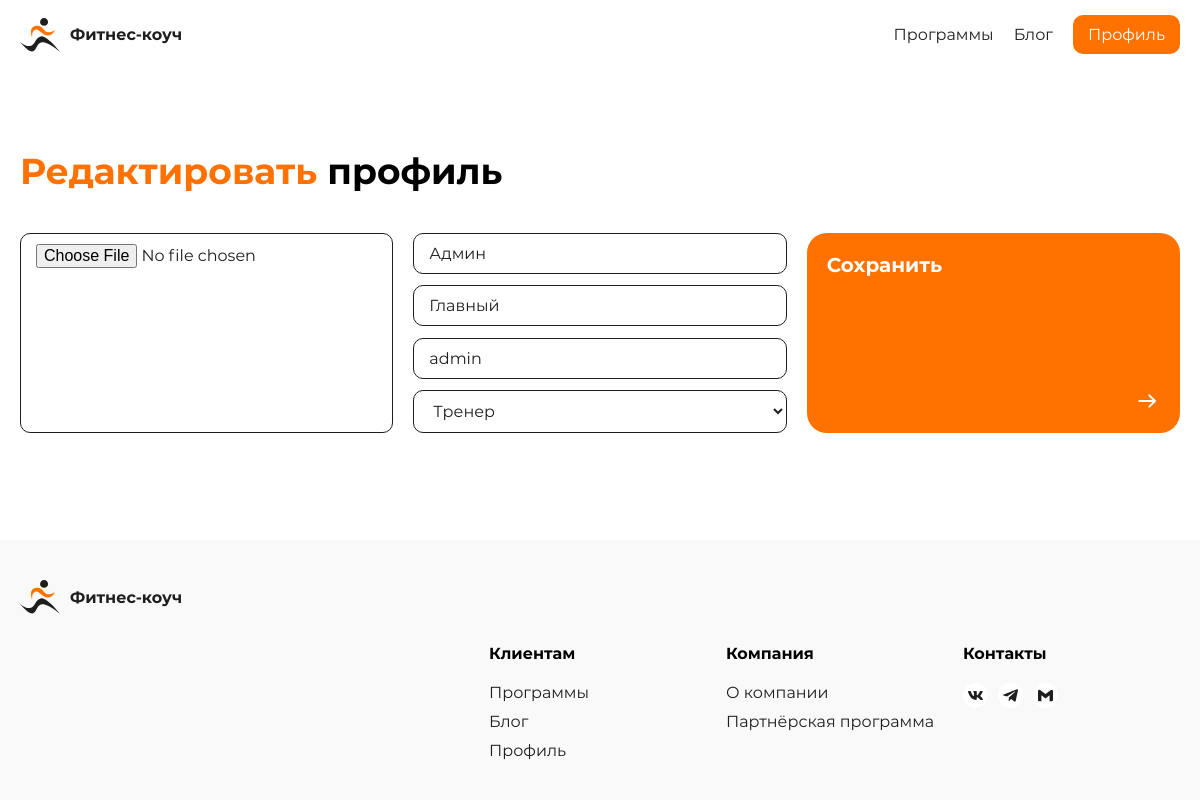
The page /profile/editProfile.php (signed in) on the database its author committed.
### tables this page shows
CREATE TABLE `users` (
  `id_user` int NOT NULL,
  `role` varchar(100) NOT NULL,
  `login` varchar(100) NOT NULL,
  `password` varchar(100) NOT NULL,
  `name` varchar(100) NOT NULL,
  `surname` varchar(100) NOT NULL
);

### profile/editProfile.php (the view, shortened to what this page needs)
<!DOCTYPE html>
<html lang="ru">
<head>
    <link rel="stylesheet" href="../assets/css/header/header.css">
    <link rel="stylesheet" href="../assets/css/footer/footer.css">
    <link rel="stylesheet" href="../assets/css/profile/editProfile.css">
    <link rel="stylesheet" href="../assets/css/style.css">
</head>
<?php
        include "../inc/header.php";
    ?>
<?php
include "../function/connect.php";
$sql = mysqli_prepare($connect, "SELECT * FROM `users` WHERE `login` = ?");
mysqli_stmt_bind_param($sql, "s", $_SESSION['login']);
mysqli_stmt_execute($sql);
$result = mysqli_stmt_get_result($sql);
$row = mysqli_fetch_assoc($result);
?>
<main>
    <section class="editProfile">
        <div class="content">
            <h2><span>Редактировать</span> профиль</h2>
            <form action="../admin/controllers/editProfile.php" method="post" enctype="multipart/form-data">
                <input accept="image/png, image/jpeg, image/gif, .png, .jpg, .jpeg, .gif" class="fileInput" title="Фото" type="file" name="photo">
                <div class="info">
                    <input <?php echo "value='".$row['name']."'"; ?> required placeholder="Имя" title="Имя" type="text" name="name" pattern="^[a-zA-Zа-яА-ЯёЁ]+$" maxlength="100">
                    <input <?php echo "value='".$row['surname']."'"; ?> required placeholder="Фамилия" title="Фамилия" type="text" name="surname" pattern="^[a-zA-Zа-яА-ЯёЁ]+$" maxlength="100">
                    <input <?php echo "value='".$row['login']."'"; ?> required placeholder="Логин" title="Логин" type="text" name="login" pattern="^[a-zA-Zа-яА-ЯёЁ0-9]+$" maxlength="100">
                    <select required placeholder="Роль" title="Роль" name="role">
                        <option <?php echo ($_SESSION['role'] === 'coach') ? 'selected' : ''; ?> value="coach">Тренер</option>
                    </select>
                </div>
                <button class="link" title="Сохранить" type="submit">
                    <div class="title">Сохранить</div>
                    <img src="../assets/img/icons/arrow.svg" alt="Ссылка" title="Ссылка">
                </button>
            </form>
        </div>
    </section>
</main>
<?php
        include "../inc/footer.php"
    ?>

### assets/css/profile/editProfile.css (style rules this page uses)
.editProfile .content { display: flex; flex-direction: column; }
.editProfile .content form { display: grid; gap: 20px; grid-template: repeat(1, 200px)/repeat(3, 1fr); }
.editProfile .content form .info { display: flex; flex-direction: column; justify-content: space-between; }
.editProfile .content form .link { height: 200px; border-radius: var(--border-radius-block); padding: 20px; display: flex; flex-direction: column; justify-content: space-between; text-align: left; background-color: var(--orange); }
.editProfile .content form .link .title { color: var(--totalWhite); font: var(--title); }
.editProfile .content form .link img { filter: brightness(100); align-self: flex-end; }

### assets/css/style.css (style rules this page uses)
* { margin: 0; padding: 0; box-sizing: border-box; font-family: "Montserrat-Regular"; text-decoration: none; line-height: normal; list-style: inside; }
:root { --h1: clamp(22px, 3vw, 55px) "Montserrat-Bold"; --title: clamp(18px, 3vw, 20px) "Montserrat-Bold"; --text: 16px "Montserrat-Regular"; --textBold: 16px "Montserrat-Bold"; --hint: 12px "Montserrat-Regular"; --black: #1E1E1E; --totalWhite: #FFF; --whiteGrey: #F9F9F9; --orange: #FF7200; --grey: #8E8E8E; --transition: .25; --border-radius-element: clamp(5px, 2vw, 10px); --border-radius-block: clamp(10px, 2vw, 20px); }
input, textarea { background-color: var(--totalWhite); border: 1px solid var(--black); color: var(--black); font: var(--text); padding: 10px 15px; border-radius: var(--border-radius-element); transition: var(--transition); width: 100%; outline: none; resize: vertical; }
select { background-color: var(--totalWhite); border: 1px solid var(--black); color: var(--black); font: var(--text); padding: 10px 15px; border-radius: var(--border-radius-element); transition: var(--transition); width: 100%; outline: none; }
body { display: flex; flex-direction: column; min-height: 100vh; background-color: var(--totalWhite); gap: 50px; }
main { display: flex; flex-direction: column; flex-grow: 1; gap: 50px; }
section { width: 100%; }
section .content { padding: 30px 20px; max-width: 1440px; display: flex; flex-direction: column; gap: 40px; margin: auto; }
h1, h2 { font: var(--h1); width: 100%; max-width: 1163px; }
h1 span, h2 span { font: var(--h1); color: var(--orange); }
button { border: none; cursor: pointer; }

### rows shown on the page
users: name "Админ", surname "Главный", login "admin"
